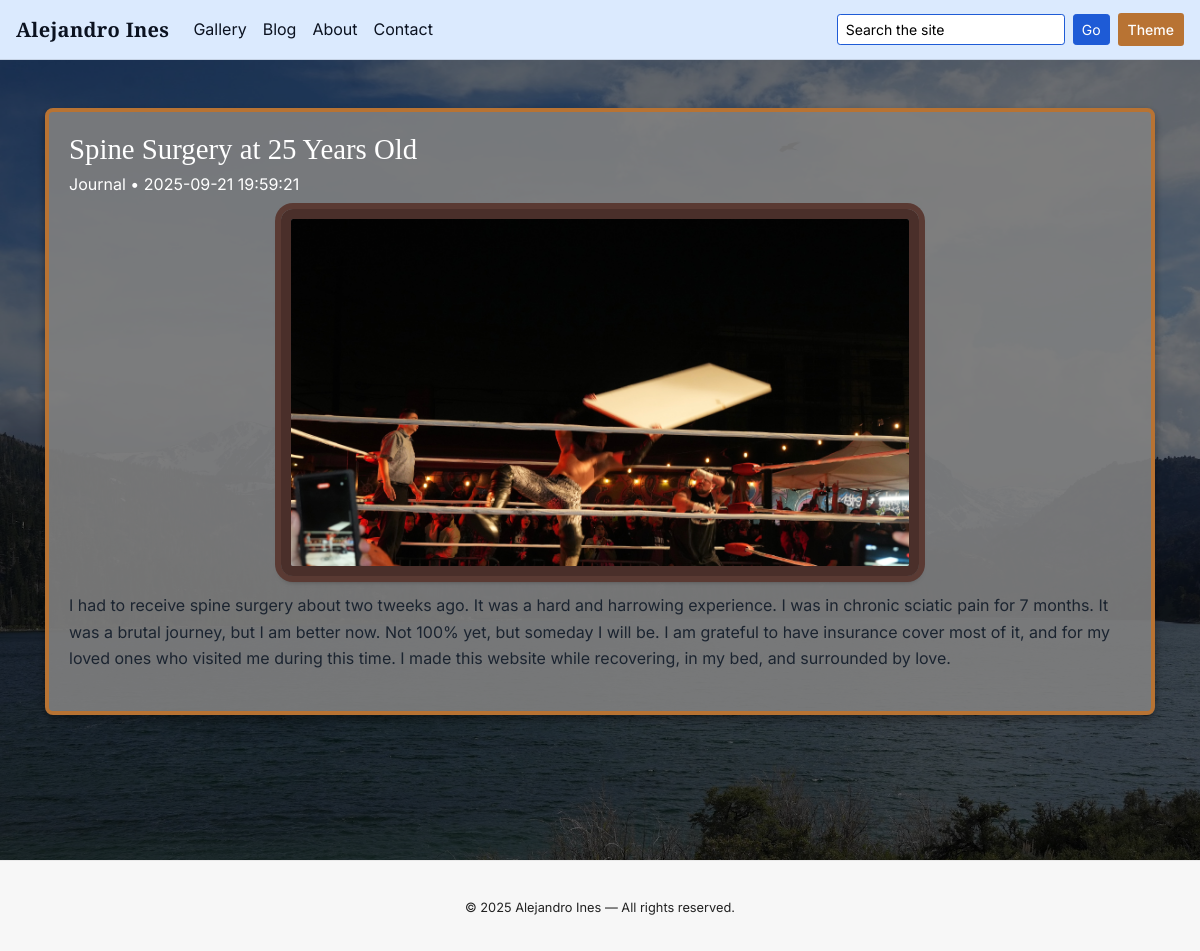
Page /post/7 on the committed database.
### tables this page shows
CREATE TABLE posts (
  id INTEGER PRIMARY KEY AUTOINCREMENT,
  title TEXT NOT NULL,
  kind TEXT NOT NULL DEFAULT "Journal",
  body TEXT NOT NULL,
  image_url TEXT,
  created TIMESTAMP NOT NULL DEFAULT CURRENT_TIMESTAMP
);

### app.py (the view)
@app.route("/post/<int:post_id>")
def post_detail(post_id):
    with get_db() as db:
        r = db.execute(
            "SELECT id, title, kind, body, created, image_url FROM posts WHERE id = ?",
            (post_id,)
        ).fetchone()
    if not r:
        flash("Post not found.", "warning")
        return redirect(url_for("blog"))
    post = {
        "id": r["id"],
        "title": r["title"],
        "kind": r["kind"],
        "body": r["body"] or "",
        "created": r["created"],
        "image_url": r["image_url"]
    }
    return render_template("post_detail.html", post=post)

### app.py (called while the page is built)
def get_db():
    conn = sqlite3.connect(DB_PATH)
    conn.row_factory = sqlite3.Row
    return conn

@app.context_processor
def inject_globals():
    return dict(site_title="Alejandro Ines")

### templates/post_detail.html (shortened to what this page needs)
{% extends "base.html" %}
{% block body %}
<main class="post-background d-flex flex-column">
  <div class="container py-5">
    <article class="post mb-5 pb-4">
      <h1 class="post-title">{{ post.title }}</h1>
      <p class="post-meta">{{ post.kind }} • {{ post.created }}</p>
      {% if post.image_url %}
      <div class="post-image-wrapper mb-3">
        <img class="post-image" src="{{ post.image_url }}" alt="{{ post.title }}">
      </div>
      {% endif %}
      <div class="post-body">
        {% for para in post.body.split("\n\n") %}
          <p>{{ para }}</p>
        {% endfor %}
      </div>
    </article>
  </div>
</main>
{% endblock %}

### templates/base.html (shortened to what this page needs)
<!DOCTYPE html>
<html lang="en">
<head>
  <link rel="stylesheet" href="https://cdn.jsdelivr.net/npm/bootstrap@4.5.3/dist/css/bootstrap.min.css">
  <link rel="stylesheet" href="{{ url_for('static', filename='styles.css') }}">
</head>
<body class="theme-dark">
<nav class="navbar navbar-expand-md navbar-dark bg-gradient shadow-sm">
  <a class="navbar-brand font-logo" href="{{ url_for('index') }}">Alejandro Ines</a>
  <div id="navMain" class="collapse navbar-collapse">
    <ul class="navbar-nav mr-auto">
      <li class="nav-item {% if request.endpoint=='gallery' %}active{% endif %}">
        <a class="nav-link" href="{{ url_for('gallery') }}">Gallery</a>
      </li>
      <li class="nav-item {% if request.endpoint=='blog' %}active{% endif %}">
        <a class="nav-link" href="{{ url_for('blog') }}">Blog</a>
      </li>
      <li class="nav-item {% if request.endpoint=='about' %}active{% endif %}">
        <a class="nav-link" href="{{ url_for('about') }}">About</a>
      </li>
      <li class="nav-item {% if request.endpoint=='contact' %}active{% endif %}">
        <a class="nav-link" href="{{ url_for('contact') }}">Contact</a>
      </li>
    </ul>
    <div class="navbar-tools d-flex align-items-center">
      <form class="form-inline my-2 my-md-0 mr-md-2 flex-nowrap" onsubmit="return false;">
        <input id="siteSearch" class="form-control form-control-sm mr-2" type="search" placeholder="Search the site">
        <button id="searchBtn" class="btn btn-outline-light btn-sm" type="button">Go</button>
      </form>
      <button id="toggleTheme" class="btn btn-copper btn-sm" type="button" aria-pressed="false">Theme</button>
    </div>
  </div>
</nav>
{% block body %}{% endblock %}
<footer class="site-footer">
  <div class="container text-center">
    <small class="footer-text">&copy; <span id="year"></span> Alejandro Ines — All rights reserved.</small>
  </div>
</footer>
</body>
</html>

### static/styles.css (style rules this page uses)
:root { --cobalt: #1546A0; --cobalt-2: #1e5bd6; --cobalt-3: #4a90e2; --cobalt-4: #003366; --ink: #0b1220; --paper: #f7f3ea; --text-light: #eaf1ff; --text-mid: #c9d4ea; --accent: #ffc107; }
html, body { height: 100%; }
body { font-family: "Inter", system-ui, -apple-system, Segoe UI, Roboto, Ubuntu, "Helvetica Neue", Arial, sans-serif; line-height: 1.65; }
html.theme-light body { background: #f4f7ff; color: #1b2430; }
html.theme-light .navbar { background: #dbeafe; color: #0b1220; border-bottom: 1px solid rgba(0,0,0,.1); box-shadow: 0 2px 8px rgba(0,0,0,.08); }
html.theme-light .navbar .navbar-brand, html.theme-light .navbar .nav-link { color: #0b1220 !important; }
html.theme-light .navbar .form-control { border: 1px solid var(--cobalt-2); }
html.theme-light .navbar #searchBtn { color: #fff !important; background-color: var(--cobalt-2) !important; border-color: var(--cobalt-2) !important; }
html.theme-light .site-footer { background: #f7f7f7; color: #222; }
html.theme-light .post-body p { color: #1b2430; }
html.theme-dark .navbar, html.theme-light .navbar { transition: background-color 0.5s ease, background-image 0.5s ease, color 0.5s ease, box-shadow 0.5s ease, border-color 0.5s ease; }
h1, h2, h3, h4, .font-logo, .page-title, .section-title { font-family: "Playfair Display", Georgia, Cambria, "Times New Roman", Times, serif; }
.font-logo { font-weight: 700; letter-spacing: .3px; }
.site-footer { padding: 2rem 0; border-top: 1px solid rgba(0,0,0,.06); text-align: center; }
.site-footer small { color: inherit; }
.post { margin-bottom: 3rem; }
.post-title { font-size: 1.8rem; margin-bottom: .25rem; }
.post-meta { color: var(--text-mid); margin-bottom: .75rem; }

### templates/base.html (style rules this page uses)
#siteSearch, #siteSearch::placeholder { color: #000 !important; opacity: 1; }
.btn-copper { background-color: #b87333; border: 2px solid #b87333; color: #fff !important; font-weight: 500; transition: all 0.3s ease; }
img { opacity: 0; transition: opacity 0.6s ease-in-out; }
img.loaded { opacity: 1; }

### rows in the picture
posts: title "Spine Surgery at 25 Years Old", kind "Journal", created "2025-09-21 19:59:21", image_url (picture), body "I had to receive spine surgery about two tweeks ago. It was a hard and harrowing experience. I was in chronic sciatic pain for 7 months. It was a brutal journey, but I am better now. Not 100% yet, but someday I will be. I am grateful to have insurance cover most of it, and for my loved ones who visited me during this time. I made this website while recovering, in my bed, and surrounded by love."
